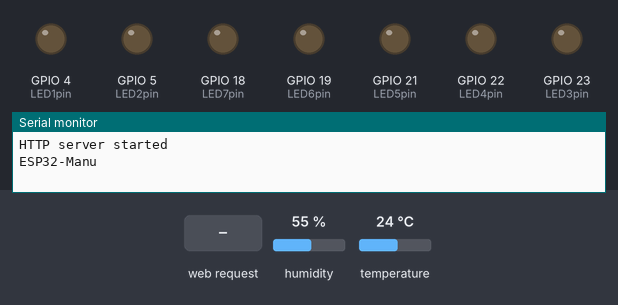
A sketch run on a simulated ESP32. On the bench: output pins drawn as LEDs (lit = HIGH), the last lines printed to the serial monitor. The test bench sets the inputs (shaded band); at power-on: humidity 55 %, temperature 24 °C.

Above: at 1.7 s.
1.8 s: HTTP request GET /led1on received
At 2.2 s:
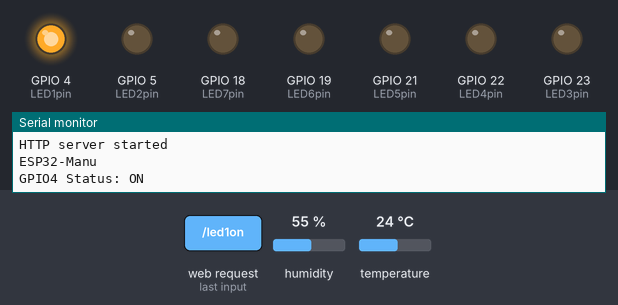
3.3 s: HTTP request GET /led2on received
At 4.5 s:
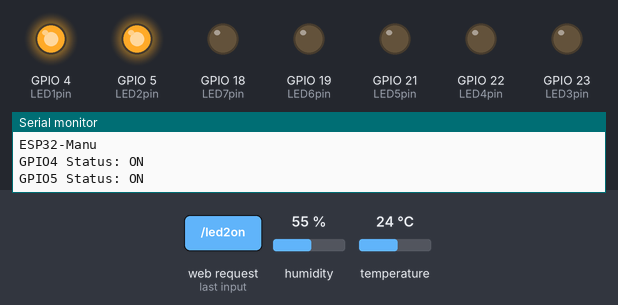
4.8 s: HTTP request GET /led1off received
At 5.7 s:
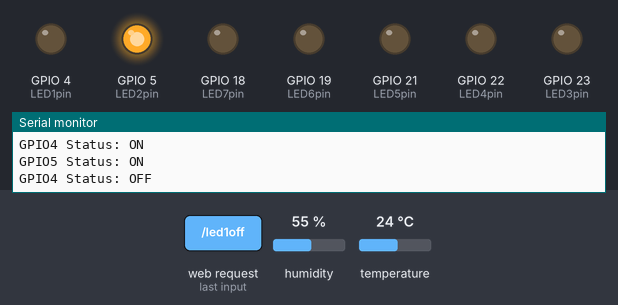
6.3 s: HTTP request GET /led3on received
At 6.8 s:
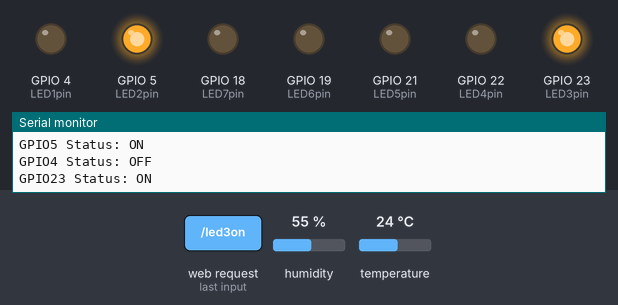
7.8 s: HTTP request GET /led2off received
At 9.0 s:
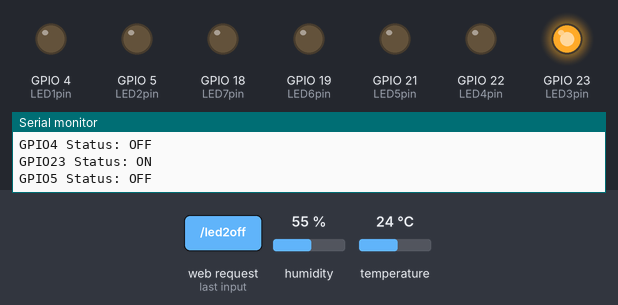
9.3 s: HTTP request GET /led4on received
At 10.3 s:
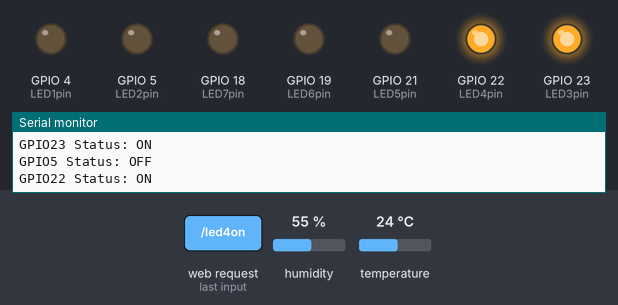
Timing chart, 0 to 11.8 s (numbered marks = the images above; inputs shaded):
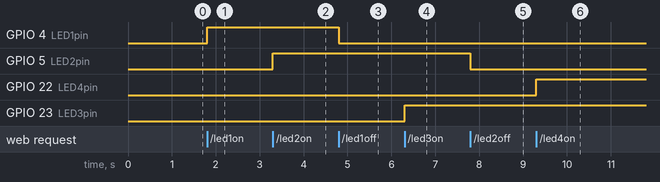

The sketch:

WebServerLocal7Pins.ino
```cpp
#include <DHT.h>
#include <WiFi.h>
#include <WebServer.h>
/* Put your SSID & Password */
const char* ssid = "ESP32-Manu";  // Enter SSID here
const char* password = "0123456789";  //Enter Password here
/* Put IP Address details */
IPAddress local_ip(192,168,9,1);
IPAddress gateway(192,168,9,1);
IPAddress subnet(255,255,255,0);

WebServer server(80);

uint8_t LED1pin = 4;
bool LED1status = LOW;

uint8_t LED2pin = 5;
bool LED2status = LOW;

uint8_t LED3pin = 23;
bool LED3status = LOW;
uint8_t LED4pin = 22;
bool LED4status = LOW;
uint8_t LED5pin = 21;
bool LED5status = LOW;
uint8_t LED6pin = 19;
bool LED6status = LOW;
uint8_t LED7pin = 18;
bool LED7status = LOW;
#define DHTPIN 13 // Change this to the appropriate pin
#define DHTTYPE DHT11 // Change this to DHT22 if you're using a DHT22 sensor
float temperature;
float humidity;
DHT dht(DHTPIN, DHTTYPE);
void setup() {
  Serial.begin(115200);
  dht.begin();
  pinMode(LED1pin, OUTPUT);
  pinMode(LED2pin, OUTPUT);
  pinMode(LED3pin, OUTPUT);
  pinMode(LED4pin, OUTPUT);
  pinMode(LED5pin, OUTPUT);
  pinMode(LED6pin, OUTPUT);
  pinMode(LED7pin, OUTPUT);

  WiFi.softAP(ssid, password);
  WiFi.softAPConfig(local_ip, gateway, subnet);
  delay(500);
  server.on("/", handle_OnConnect);
  server.on("/led1on", handle_led1on);
  server.on("/led1off", handle_led1off);
  server.on("/led2on", handle_led2on);
  server.on("/led2off", handle_led2off);
  server.on("/led3on", handle_led3on);
  server.on("/led3off", handle_led3off);
  server.on("/led4on", handle_led4on);
  server.on("/led4off", handle_led4off);
  server.on("/led5on", handle_led5on);
  server.on("/led5off", handle_led5off);
  server.on("/led6on", handle_led6on);
  server.on("/led6off", handle_led6off);
  server.on("/led7on", handle_led7on);
  server.on("z", handle_led7off);
  server.onNotFound(handle_NotFound);
  server.begin();
  Serial.println("HTTP server started");
  Serial.println(ssid);
}
void loop() {
  server.handleClient();
  temperature = dht.readTemperature();
  humidity = dht.readHumidity();
  if(LED1status)
  {digitalWrite(LED1pin, HIGH);}
  else
  {digitalWrite(LED1pin, LOW);}

  if(LED2status)
  {digitalWrite(LED2pin, HIGH);}
  else
  {digitalWrite(LED2pin, LOW);}

 if(LED3status)
  {digitalWrite(LED3pin, HIGH);}
  else
  {digitalWrite(LED3pin, LOW);}
   if(LED4status)
  {digitalWrite(LED4pin, HIGH);}
  else
  {digitalWrite(LED4pin, LOW);}
   if(LED5status)
  {digitalWrite(LED5pin, HIGH);}
  else
  {digitalWrite(LED5pin, LOW);}
   if(LED6status)
  {digitalWrite(LED6pin, HIGH);}
  else
  {digitalWrite(LED6pin, LOW);}
   if(LED7status)
  {digitalWrite(LED7pin, HIGH);}
  else
  {digitalWrite(LED7pin, LOW);}
}

void handle_OnConnect() {
  LED1status = LOW;
  LED2status = LOW;
  LED3status = LOW;
  LED4status = LOW;
  LED5status = LOW;
  LED6status = LOW;
  LED7status = LOW;
  float temperature= dht.readTemperature();
  float humidity= dht.readHumidity();
  Serial.println("GPIO4 Status: OFF | GPIO5 Status: OFF | GPIO23 Status: OFF | GPIO22 Status: OFF | GPIO21 Status: OFF | GPIO19 Status: OFF | GPIO18 Status: OFF");
  server.send(200, "text/html", SendHTML(LED1status,LED2status,LED3status,LED4status,LED5status,LED6status,LED7status,temperature,humidity));
}

void handle_led1on() {
  LED1status = HIGH;
  Serial.println("GPIO4 Status: ON");
  server.send(200, "text/html", SendHTML(true,LED2status,LED3status,LED4status,LED5status,LED6status,LED7status,temperature,humidity));
}

void handle_led1off() {
  LED1status = LOW;
  Serial.println("GPIO4 Status: OFF");
  server.send(200, "text/html", SendHTML(false,LED2status,LED3status,LED4status,LED5status,LED6status,LED7status,temperature,humidity));
}

void handle_led2on() {
  LED2status = HIGH;
  Serial.println("GPIO5 Status: ON");
  server.send(200, "text/html", SendHTML(LED1status,true,LED3status,LED4status,LED5status,LED6status,LED7status,temperature,humidity));
}

void handle_led2off() {
  LED2status = LOW;
  Serial.println("GPIO5 Status: OFF");
  server.send(200, "text/html", SendHTML(LED1status,false,LED3status,LED4status,LED5status,LED6status,LED7status,temperature,humidity));
}

void handle_led3on() {
  LED3status = HIGH;
  Serial.println("GPIO23 Status: ON");
  server.send(200, "text/html", SendHTML(LED1status,LED2status,true,LED4status,LED5status,LED6status,LED7status,temperature,humidity));
}

void handle_led3off() {
  LED3status = LOW;
  Serial.println("GPIO23 Status: OFF");
  server.send(200, "text/html", SendHTML(LED1status,LED2status,false,LED4status,LED5status,LED6status,LED7status,temperature,humidity));
}

void handle_led4on() {
  LED4status = HIGH;
  Serial.println("GPIO22 Status: ON");
  server.send(200, "text/html", SendHTML(LED1status,LED2status,LED3status,true,LED5status,LED6status,LED7status,temperature,humidity));
}

void handle_led4off() {
  LED4status = LOW;
  Serial.println("GPIO22 Status: OFF");
  server.send(200, "text/html", SendHTML(LED1status,LED2status,LED3status,false,LED5status,LED6status,LED7status,temperature,humidity));
}

void handle_led5on() {
  LED5status = HIGH;
  Serial.println("GPIO21 Status: ON");
  server.send(200, "text/html", SendHTML(LED1status,LED2status,LED3status,LED4status,true,LED6status,LED7status,temperature,humidity));
}

void handle_led5off() {
  LED5status = LOW;
  Serial.println("GPIO21 Status: OFF");
  server.send(200, "text/html", SendHTML(LED1status,LED2status,LED3status,LED4status,false,LED6status,LED7status,temperature,humidity));
}

void handle_led6on() {
  LED6status = HIGH;
  Serial.println("GPIO19 Status: ON");
  server.send(200, "text/html", SendHTML(LED1status,LED2status,LED3status,LED4status,LED5status,true,LED7status,temperature,humidity));
}

void handle_led6off() {
  LED6status = LOW;
  Serial.println("GPIO19 Status: OFF");
  server.send(200, "text/html", SendHTML(LED1status,LED2status,LED3status,LED4status,LED5status,false,LED7status,temperature,humidity));
}

void handle_led7on() {
  LED7status = HIGH;
  Serial.println("GPIO18 Status: ON");
  server.send(200, "text/html", SendHTML(LED1status,LED2status,LED3status,LED4status,LED5status,LED6status,true,temperature,humidity));
}

void handle_led7off() {
  LED7status = LOW;
  Serial.println("GPIO18 Status: OFF");
  server.send(200, "text/html", SendHTML(LED1status,LED2status,LED3status,LED4status,LED5status,LED6status,false,temperature,humidity));
}

void handle_NotFound(){
  server.send(404, "text/plain", "Not found");
}

String SendHTML(uint8_t led1stat,uint8_t led2stat,uint8_t led3stat,uint8_t led4stat,uint8_t led5stat,uint8_t led6stat,uint8_t led7stat,float temperature,float humidity){
 //uint8_t - é usado para variaveis que são lidadas apenas como 0 e 1. Float - variavel para numeros com virgula
  String ptr = "<!DOCTYPE html> <html>\n";// indicar que o código a seguir será do tipo HTML
  ptr +="<head><meta name=\"viewport\" content=\"width=device-width, initial-scale=1.0, user-scalable=no\">\n";
   ptr += "<meta http-equiv=\"refresh\" content=\"2\">\n";//atualiza a pagina web de dois em dois segundos
  ptr +="<link href=\"https://fonts.googleapis.com/css?family=Open+Sans:300,400,600\" rel=\"stylesheet\">\n";
  ptr +="<title>ManuJURCK</title>\n";
  ptr +="<style>html { font-family: Helvetica; display: inline-block; margin: 0px auto; text-align: center;}\n";
  ptr +="body{margin-top: 50px;} h1 {color: #444444;margin: 50px auto 30px;} h3 {color: #444444;margin-bottom: 50px;}\n";
  ptr +=".button {display: block;width: 80px;background-color: #3498db;border: none;color: white;padding: 13px 30px;text-decoration: none;font-size: 25px;margin: 0px auto 35px;cursor: pointer;border-radius: 4px;}\n";
  ptr += ".button-pair { display: flex; flex-direction: row; justify-content: space-between; }\n";
  ptr += ".button-container { flex: 1; margin: 0 5px; }\n";

  /*
  estas duas funções acima servem para alinhar os botões lado a lado mehorando a interface.Dentro de seus parametros
  é definido que serão objetos "flex" (flexiveis), isso fará eles se adptarem conforme o tamanho da tela, empurrando sempre
  os objetos para as laterais. Os objetos que queremos comtemplar com esta função devem ser adptados utilizando respectivas "DIVs"
  */
  ptr +=".button-on {background-color: #3498db;}\n";
  ptr +=".button-on:active {background-color: #2980b9;}\n";
  ptr +=".button-off {background-color: #34495e;}\n";
  ptr +=".button-off:active {background-color: #2c3e50;}\n";
  ptr +="h2 {font-size: 14px;color: #888;margin-bottom: 10px;}\n";
  ptr +=".side-by-side{display: inline-block;vertical-align: middle;position: relative;}\n";
  ptr +=".humidity-icon{background-color: #3498db;width: 30px;height: 30px;border-radius: 50%;line-height: 36px;}\n";
  ptr +=".humidity-text{font-weight: 600;padding-left: 15px;font-size: 19px;width: 160px;text-align: left;}\n";
  ptr +=".humidity{font-weight: 300;font-size: 40px;color: #3498db;}\n";
  ptr +=".temperature-icon{background-color: #f39c12;width: 30px;height: 30px;border-radius: 50%;line-height: 40px;}\n";
  ptr +=".temperature-text{font-weight: 600;padding-left: 15px;font-size: 19px;width: 160px;text-align: left;}\n";
  ptr +=".temperature{font-weight: 300;font-size: 40px;color: #f39c12;}\n";
  ptr +=".superscript{font-size: 17px;font-weight: 600;position: absolute;right: -20px;top: 15px;}\n";
  ptr +=".data{padding: 10px;}\n";
  ptr +="</style>\n";
  ptr +="</head>\n";
  ptr +="<body>\n";
  ptr +="<div id=\"webpage\">\n";
  ptr +="<h1>ESP32 ManuJURCK</h1>\n";
  ptr +="<h3>CONTROLE DE ACESSO</h3>\n";
   ptr +="<div class=\"data\">\n";
   ptr +="<div class=\"side-by-side temperature-icon\">\n";
   ptr +="<svg version=\"1.1\" id=\"Layer_1\" xmlns=\"http://www.w3.org/2000/svg\" xmlns:xlink=\"http://www.w3.org/1999/xlink\" x=\"0px\" y=\"0px\"\n";
  ptr +="width=\"9.915px\" height=\"22px\" viewBox=\"0 0 9.915 22\" enable-background=\"new 0 0 9.915 22\" xml:space=\"preserve\">\n";
   ptr +="<path fill=\"#FFFFFF\" d=\"M3.498,0.53c0.377-0.331,0.877-0.501,1.374-0.527C5.697-0.04,6.522,0.421,6.924,1.142\n";
   ptr +="c0.237,0.399,0.315,0.871,0.311,1.33C7.229,5.856,7.245,9.24,7.227,12.625c1.019,0.539,1.855,1.424,2.301,2.491\n";
   ptr +="c0.491,1.163,0.518,2.514,0.062,3.693c-0.414,1.102-1.24,2.038-2.276,2.594c-1.056,0.583-2.331,0.743-3.501,0.463\n";
   ptr +="c-1.417-0.323-2.659-1.314-3.3-2.617C0.014,18.26-0.115,17.104,0.1,16.022c0.296-1.443,1.274-2.717,2.58-3.394\n";
   ptr +="c0.013-3.44,0-6.881,0.007-10.322C2.674,1.634,2.974,0.955,3.498,0.53z\"/>\n";
   ptr +="</svg>\n";
   ptr +="</div>\n";
   ptr +="<div class=\"side-by-side temperature-text\">Temperatura</div>\n";
   ptr +="<div class=\"side-by-side temperature\">";
  ptr +="<temperature>" + String(temperature) + " &deg;C</h2>\n";
   ptr +="</div>\n";
   ptr +="<div class=\"data\">\n";
   ptr +="<div class=\"side-by-side humidity-icon\">\n";
   ptr +="<svg version=\"1.1\" id=\"Layer_2\" xmlns=\"http://www.w3.org/2000/svg\" xmlns:xlink=\"http://www.w3.org/1999/xlink\" x=\"0px\" y=\"0px\"\n\"; width=\"12px\" height=\"17.955px\" viewBox=\"0 0 13 17.955\" enable-background=\"new 0 0 13 17.955\" xml:space=\"preserve\">\n";
   ptr +="<path fill=\"#FFFFFF\" d=\"M1.819,6.217C3.139,4.064,6.5,0,6.5,0s3.363,4.064,4.681,6.217c1.793,2.926,2.133,5.05,1.571,7.057\n";
   ptr +="c-0.438,1.574-2.264,4.681-6.252,4.681c-3.988,0-5.813-3.107-6.252-4.681C-0.313,11.267,0.026,9.143,1.819,6.217\"></path>\n";
   ptr +="</svg>\n";
   ptr +="</div>\n";
   ptr +="<div class=\"side-by-side humidity-text\">Umidade</div>\n";
   ptr +="<div class=\"side-by-side humidity\">";
    ptr +="<humidity>" + String(humidity) + " %</h2>\n";
   ptr +="</div>\n";
 ptr += "<div class=\"button-pair\">\n";//para colocar botoes lado a lado
   if(led1stat)
  {ptr +="<div class=\"button-container\"><p>Circuito lampadas (1) <br> Status : ON</p><a class=\"button button-off\" href=\"/led1off\">OFF</a></div>\n";}
  else
  {ptr +="<div class=\"button-container\"><p>Circuito lampadas (1) <br> Status : OFF</p><a class=\"button button-on\" href=\"/led1on\">ON</a></div>\n";}

  if(led2stat)
  {ptr +="<div class=\"button-container\"><p>Circuito lampadas (2) <br> Status : ON</p><a class=\"button button-off\" href=\"/led2off\">OFF</a></div>\n";}
  else
  {ptr +="<div class=\"button-container\"><p>Circuito lampadas (2) <br> Status : OFF</p><a class=\"button button-on\" href=\"/led2on\">ON</a></div>\n";}
 ptr += "</div>\n";//fechando div para formar pares de botoes
 ptr += "<div class=\"button-pair\">\n";//para colocar botoes lado a lado
 if(led3stat)
  {ptr +="<div class=\"button-container\"><p>Circuito lampadas (3) <br> Status : ON</p><a class=\"button button-off\" href=\"/led3off\">OFF</a></div>\n";}
  else
  {ptr +="<div class=\"button-container\"><p>Circuito lampadas (3) <br> Status : OFF</p><a class=\"button button-on\" href=\"/led3on\">ON</a></div>\n";}

  if(led4stat)
  {ptr +="<div class=\"button-container\"><p>Ventilador (1) <br> Status: ON</p><a class=\"button button-off\" href=\"/led4off\">OFF</a></div>\n";}
  else
  {ptr +="<div class=\"button-container\"><p>Ventilador (1) <br> Status: OFF</p><a class=\"button button-on\" href=\"/led4on\">ON</a></div>\n";}
  ptr += "</div>\n";//fechando div para formar pares de botoes
  ptr += "<div class=\"button-pair\">\n";//para colocar botoes lado a lado
  if(led5stat)
  {ptr +="<div class=\"button-container\"><p>Ventilador (2) <br> Status: ON</p><a class=\"button button-off\" href=\"/led5off\">OFF</a></div>\n";}
  else
  {ptr +="<div class=\"button-container\"><p>Ventilador (2) <br> Status: OFF</p><a class=\"button button-on\" href=\"/led5on\">ON</a></div>\n";}
  if(led6stat)
  {ptr +="<div class=\"button-container\"><p>Cortinas (1) <br> Status: ON</p><a class=\"button button-off\" href=\"/led6off\">OFF</a></div>\n";}
  else
  {ptr +="<div class=\"button-container\"><p>Cortinas (1) <br> Status: OFF</p><a class=\"button button-on\" href=\"/led6on\">ON</a></div>\n";}
  ptr += "</div>\n";//fechando div para formar pares de botoes
  if(led7stat)
  {ptr +="<p>Cortinas (2) <br> Status: ON</p><a class=\"button button-off\" href=\"/led7off\">OFF</a>\n";}
  else
  {ptr +="<p>Cortinas (2) <br> Status: OFF</p><a class=\"button button-on\" href=\"/led7on\">ON</a>\n";}
  ptr +="</div>\n";
  ptr +="</body>\n";
  ptr +="</html>\n";
  return ptr;
}
```

Measured:
- after the input at 1.8 s, GPIO 4 (LED1pin): LOW → HIGH at once
- after the input at 3.3 s, GPIO 5 (LED2pin): LOW → HIGH at once
- after the input at 4.8 s, GPIO 4 (LED1pin): HIGH → LOW at once
- after the input at 6.3 s, GPIO 23 (LED3pin): LOW → HIGH at once
- after the input at 7.8 s, GPIO 5 (LED2pin): HIGH → LOW at once
- after the input at 9.3 s, GPIO 22 (LED4pin): LOW → HIGH at once
